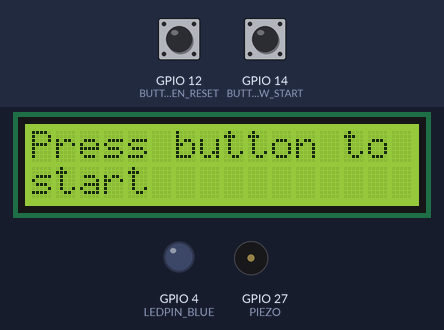
Bench run of a sketch on a simulated ESP32. On the bench: 16×2 character LCD, output pins drawn as LEDs (lit = HIGH), buzzer (waves = sounding). The inputs (shaded band) are chosen by the test bench; at power-on: GPIO 12 (BUTTON_GREEN_RESET) HIGH, GPIO 14 (BUTTON_YELLOW_START) HIGH. I2S audio is not simulated (input reads silence); the local clock reads 2024-03-15 10:24:30 at power-on unless the sketch sets it; what the sketch prints to the serial monitor is not drawn.

Above: at 2.4 s.
2.5 s: GPIO 12 (BUTTON_GREEN_RESET) pulled LOW for 0.15 s
At 4.0 s:
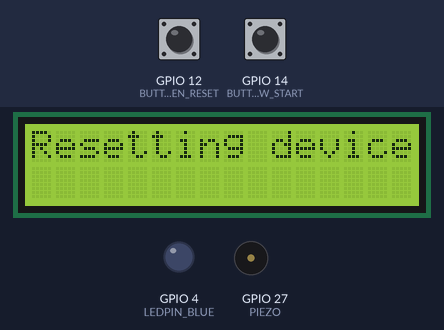
5.6 s: GPIO 14 (BUTTON_YELLOW_START) pulled LOW for 0.15 s
At 7.8 s:
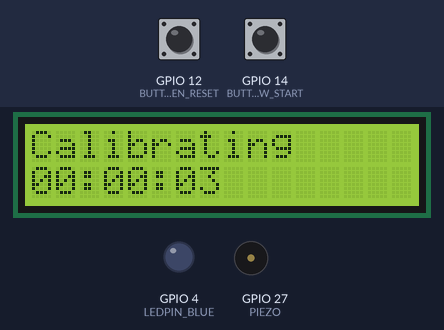
8.7 s: GPIO 12 (BUTTON_GREEN_RESET) pulled LOW for 1 s
At 10.1 s:
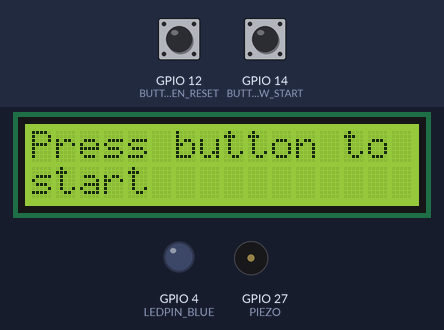
11.2 s: GPIO 14 (BUTTON_YELLOW_START) pulled LOW for 1 s
At 45.8 s:
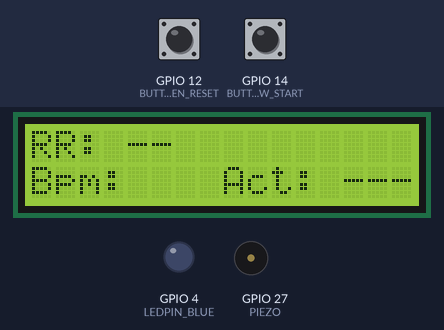
Timing chart, 0 to 46.8 s (numbered marks = the images above; inputs shaded):
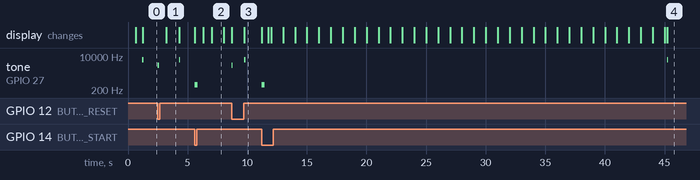

Measured:
- after the input at 2.5 s, tone on GPIO 27 (PIEZO): silent → 3520 Hz at once, → silent 0.10 s later, → 6520 Hz 1.7 s later, → silent 0.10 s later; the display: changes after 0.73 s (image 1)
- after the input at 5.6 s, tone on GPIO 27 (PIEZO): silent → 370 Hz at once, → silent 0.25 s later; the display: first changes at once (image 2 shows a later state)
- after the input at 8.7 s, tone on GPIO 27 (PIEZO): silent → 3520 Hz at once, → silent 0.10 s later, → 6520 Hz 0.96 s later, → silent 0.10 s later; the display: first changes at once (image 3 shows a later state)
- after the input at 11.2 s, tone on GPIO 27 (PIEZO): silent → 370 Hz at once, → silent 0.25 s later, → 6520 Hz 33.8 s later, → silent 0.10 s later; the display: first changes at once (image 4 shows a later state)
- what the display in image 1 shows lasts 1.1 s, from 3.2 s to 4.3 s
- what the display in image 2 shows lasts 1.0 s, from 7.0 s to 8.0 s

The sketch:

mrrm.ino
```cpp
#include <driver/i2s.h>
#include <LiquidCrystal.h>
#include <ESP32Time.h>

#define I2S_WS 15
#define I2S_SD 13
#define I2S_SCK 2

#define I2S_PORT I2S_NUM_0
#define bufferLen 64

#define LEDPIN_BLUE 4
#define PIEZO 27

#define FREQ_FS4 370
#define FREQ_A7  3520

#define BUTTON_YELLOW_START 14
#define BUTTON_GREEN_RESET 12

#define LCD_RS 16
#define LCD_EN 17
#define LCD_D4 5
#define LCD_D5 18
#define LCD_D6 19
#define LCD_D7 21

//ESP32Time real time clock;
ESP32Time rtc(0);  // offset unset

// initialize the library with the numbers of the interface pins
LiquidCrystal lcd(LCD_RS, LCD_EN, LCD_D4, LCD_D5, LCD_D6, LCD_D7);

struct epochExhale {
  bool is_set = false;  // locks reading of all values
  bool exhale_start_lock = false;
  bool exhale_end_lock = false;
  int highest_read = 0;
  unsigned long epoch_begin_exhale = 0;
  unsigned long millis_begin_exhale = 0;
  unsigned long epoch_end_exhale = 0;
  unsigned long millis_end_exhale = 0;
};

// Controls the state of the whole program
enum controlState{
  IDLE, // Not polling
  CALIBRATING, // Waiting 40-50 seconds to elapse to fill high_sample_memory
  ACTIVE_READING, // Actively taking reads of breaths
  AWAIT_RESET // State that will force state back into IDLE
} control_state = IDLE;

// Controls the state of whether a breath is detected
enum breathState{
  BREATH_UNSET, // No state set
  BREATH_EXHALE, // Detected sound above threshold on mic
  BREATH_INHALE, // Sound level below threshold
} breath_state = BREATH_UNSET;

// Controls the states of the alarms
enum alarmState{
  ALARM_DISABLED, // Not alarming
  ALARM_NOT_TRIGGERED, // No alarms triggered
  ALARM_NO_BREATHING, // No breathing detected
  ALARM_SLOW_BREATHING, // Slow breathing detected
  ALARM_FAST_BREATHING // Fast breathing detected
} alarm_state = ALARM_DISABLED;

// For reading from the MEMs mic
int16_t sBuffer[bufferLen];
size_t bytesIn = 0;

// LENGTH_OSM and one_second_memory must be the same
// These are for calibration
size_t LENGTH_OSM = 25;
int one_second_memory[25];

size_t LENGTH_HPVDM = 5;
int hpvd_memory[5];

size_t LENGTH_HSM = 3000;
int high_sample_memory[3000];
bool config_dynamic_threshold = false; // set to True to dynamically change exhale detection threshold


// hsb_pointer and osb_pointer both always point to epochExhale that is to be written on.
size_t LENGTH_OSB = 5;
epochExhale one_second_breath[5];  // used to read the last 4 breaths (1 always open for writing)
size_t osb_pointer = 0;

size_t LENGTH_HSB = 1000;
epochExhale high_sample_breath[1000]; // used for reading all breath data.
size_t hsb_pointer = 0;


// For reading and keeping track of exhale peak to peak
size_t epoch = 0;
esp_err_t result; // Used as the main readout
int peak_to_peak_read = 0;
bool read_success = false;
int osm_sum = 0;
int hpvdm_sum = 0;
int hsm_sum = 0;

String top_line;
String bot_line;

bool write_lock = false;
unsigned long last_write_time = 0; // last breath written

unsigned long last_lcd_clear_update = 0;

void i2s_install(){
  const i2s_config_t i2s_config = {
    .mode = i2s_mode_t(I2S_MODE_MASTER | I2S_MODE_RX),
    .sample_rate = 44100,
    .bits_per_sample = i2s_bits_per_sample_t(16),
    .channel_format = I2S_CHANNEL_FMT_ONLY_LEFT,
    .communication_format = i2s_comm_format_t(I2S_COMM_FORMAT_STAND_I2S),
    .intr_alloc_flags = 0, // default interrupt priority
    .dma_buf_count = 8,
    .dma_buf_len = bufferLen,
    .use_apll = false
  };

  i2s_driver_install(I2S_PORT, &i2s_config, 0, NULL);
}

void i2s_setpin(){
  const i2s_pin_config_t pin_config = {
    .bck_io_num = I2S_SCK,
    .ws_io_num = I2S_WS,
    .data_out_num = -1,
    .data_in_num = I2S_SD
  };

  i2s_set_pin(I2S_PORT, &pin_config);
}

// Serial print out in order to input to Arduino plotter
void demo_plotter_print(){
    Serial.print("ZERO:");
    Serial.print(0);
    Serial.print(",");
    Serial.print("current_peak_to_peak:");
    Serial.print(peak_to_peak_read);
    Serial.print(",");
    Serial.print("hsm_sum_ptp:");
    Serial.print(hsm_sum);
    Serial.print(",");
    Serial.print("osm_sum_ptp:");
    Serial.print(osm_sum);
    Serial.print(",");
    Serial.print("hpvdm_sum_ptp:");
    Serial.print(hpvdm_sum);
    Serial.print(",");
    Serial.print("hsm_avg_ptp:");
    Serial.print(hsm_sum/LENGTH_HSM);
    Serial.print(",");
    Serial.print("osm_avg_ptp:");
    Serial.print(osm_sum/LENGTH_OSM);
    Serial.print(",");
    Serial.print("hpvdm_avg_ptp:");
    Serial.print(hpvdm_sum/LENGTH_HPVDM);
    Serial.print(",");
    Serial.print("Epoch:");
    Serial.print(epoch);
    Serial.println();
}

// Return true if sample read and peak to peak is updated.
bool read_and_update_mic_values(){
  int samples_read = bytesIn / 8;
  int min_read = 100000;
  int max_read = -100000;
  if (samples_read > 0) {
    float mean = 0;
    for (int i = 0; i < samples_read; ++i) {
      mean += (sBuffer[i]);
      if (sBuffer[i] < min_read)
      {
        min_read = sBuffer[i];
      }
      if (sBuffer[i] > max_read)
      {
        max_read = sBuffer[i];
      }
    }
    mean /= samples_read;
    peak_to_peak_read = max_read - min_read;
    return true;
  }
  return false;
}


void unlock_next_breath_slot(epochExhale all_breaths[], size_t current_pointer){
  all_breaths[current_pointer].is_set = false;
  all_breaths[current_pointer].exhale_start_lock = false;
  all_breaths[current_pointer].exhale_end_lock = false;
  all_breaths[current_pointer].highest_read = 0;
  all_breaths[current_pointer].epoch_begin_exhale = 0;
  all_breaths[current_pointer].epoch_end_exhale = 0;
  all_breaths[current_pointer].millis_begin_exhale = 0;
  all_breaths[current_pointer].millis_end_exhale = 0;
}

void update_highest_read(epochExhale all_breaths[], size_t current_pointer, int current_read){
  if (all_breaths[current_pointer].is_set == true){
    return; // this value is already set, ignore the update
  }
  int prev_read = all_breaths[current_pointer].highest_read;
  if (current_read > prev_read){  //update previous read with higher value
    all_breaths[current_pointer].highest_read = current_read;
  }
}

void update_exhale_begin(epochExhale all_breaths[], size_t current_pointer){
  if (all_breaths[current_pointer].exhale_start_lock == false){  // don't change the first time stamp
    all_breaths[current_pointer].epoch_begin_exhale = rtc.getEpoch();
    all_breaths[current_pointer].millis_begin_exhale = millis();
    all_breaths[current_pointer].exhale_start_lock = true;
  }
}

void update_exhale_end(epochExhale all_breaths[], size_t current_pointer){
  if (all_breaths[current_pointer].exhale_end_lock == false){
    all_breaths[current_pointer].epoch_end_exhale = rtc.getEpoch();
    all_breaths[current_pointer].millis_end_exhale = millis();
    all_breaths[current_pointer].exhale_end_lock = true;
    all_breaths[current_pointer].is_set = true;
  }
}

int read_exhale_to_exhale_breath_rate(const epochExhale all_breaths[], size_t& length_all_breaths, int oldest_pointer, int newest_pointer){
  // Respiratry rate is not ready to be read
  if (all_breaths[oldest_pointer].is_set == false){
    return -1;
  }

  unsigned long oldest_time = all_breaths[oldest_pointer].epoch_begin_exhale;
  unsigned long oldest_millis = all_breaths[oldest_pointer].millis_begin_exhale;

  unsigned long recent_time = all_breaths[newest_pointer].epoch_begin_exhale;
  unsigned long recent_millis = all_breaths[newest_pointer].millis_begin_exhale;
  long duration = recent_time - oldest_time;
  long duration_millis = (recent_millis - oldest_millis);

  if (duration == 0 ){
    return -1; // division by zero
  }

  float raw_rate = (((length_all_breaths - 1) * 60) * 1000) / duration_millis;  //breaths per minute
  return raw_rate;
}

int read_last_sixty_seconds_of_breaths(const epochExhale all_breaths[], size_t& length_all_breaths, int read_backwards_pointer){
  // read first slot, and see if we even have 60 seconds of data. If we do not return
  unsigned long now = millis();
  if ((is_exhale_within_last_sixty(all_breaths, 0, now) == true )){
    return -1;
  }

  int total_breaths_in_last_sixty_seconds = 0;
  while (is_exhale_within_last_sixty(all_breaths, read_backwards_pointer, now)){
    total_breaths_in_last_sixty_seconds += 1;
    read_backwards_pointer -= 1;
  }
  return total_breaths_in_last_sixty_seconds;
}

bool is_exhale_within_last_sixty(const epochExhale all_breaths[], int current_pointer, unsigned long now){
  if (current_pointer < 0){
    return false;
  }
  unsigned long breath_start_time = all_breaths[current_pointer].millis_begin_exhale;
  if ((breath_start_time + 60000) > now){
    return true;
  }
  return false;
}

void silence_detected_reset_one_second_memory(){
  for (size_t i = 0; i < LENGTH_OSM; ++i ){
    one_second_memory[i] = 0;
  }
  osm_sum = 0;
}

// Updates sum using passed in circular queue
void update_readings_over_time_sum(int& current_sum, int& current_value, size_t& current_epoch, int arr[], size_t& size){
  current_sum += current_value;
  size_t next_index = current_epoch % size;
  int last_out = arr[next_index];
  current_sum -= last_out;
  arr[next_index] = current_value;
}


void alarm_check_and_sound(){
  if ((alarm_state == ALARM_NO_BREATHING) || (alarm_state == ALARM_FAST_BREATHING)){
  tone(PIEZO, FREQ_A7, 10);
  }
}

void handle_mems_read(){
  // Read from MEMS mic
  result = i2s_read(I2S_PORT, &sBuffer, bufferLen, &bytesIn, portMAX_DELAY);
  read_success = read_and_update_mic_values();
  // Update the one second memory
  if (result == ESP_OK && read_and_update_mic_values())
  {
    // Short burst, one second memory for detecting exhale
    update_readings_over_time_sum(osm_sum, peak_to_peak_read, epoch, one_second_memory, LENGTH_OSM);
    // For hyperventilation detection
    update_readings_over_time_sum(hpvdm_sum, peak_to_peak_read, epoch, hpvd_memory, LENGTH_HPVDM);
  }
}

void tone_start_up(){
  tone(PIEZO, FREQ_A7, 100);
  tone(PIEZO, FREQ_A7 + 1000, 100);
  tone(PIEZO, FREQ_A7 + 2000, 100);
  tone(PIEZO, FREQ_A7 + 3000, 100);
}

void tone_reset(){
  tone(PIEZO, FREQ_A7 + 2000, 100);
  tone(PIEZO, FREQ_A7 + 1000, 100);
  tone(PIEZO, FREQ_A7, 100);
}

void tone_begin_monitoring(){
  tone(PIEZO, FREQ_A7 + 3000, 100);
  tone(PIEZO, FREQ_A7 + 2000, 100);
  tone(PIEZO, FREQ_A7 + 1000, 100);
  tone_start_up();
}

void tone_button_press(){
  tone(PIEZO, FREQ_FS4,250);
}

// Interrupt for resetting the device
void IRAM_ATTR alarm_isr(){
  if (control_state != AWAIT_RESET){
    tone_button_press();
    tone_reset();
    detachInterrupt(BUTTON_GREEN_RESET);
    control_state = AWAIT_RESET;
  }
}

// Interrupt for calibrating the device
void IRAM_ATTR calibrate_isr(){
  if (control_state == IDLE){
    tone_button_press();
    control_state = CALIBRATING;
    // Flush screen contents; reset epoch
    lcd.clear();
    // Must set epoch to zero to begin filling circular queues
    epoch = 0;
    detachInterrupt(BUTTON_YELLOW_START);
  }
}


// Resetting all variables and arrays to zero before start of any execution
void initialize_state(){
   epoch = 0;
   bytesIn = 0;
  // Initialize arrays
  for (size_t i = 0; i < LENGTH_OSM; ++i ){
    one_second_memory[i] = 0;
  }

  for (size_t i = 0; i < LENGTH_HPVDM; ++i ){
    hpvd_memory[i] = 0;
  }

  for (size_t i = 0; i < LENGTH_HSM; ++i ){
    high_sample_memory[i] = 0;
  }

  for (size_t i = 0; i < LENGTH_HSM; ++i ){
    high_sample_memory[i] = 0;
  }

  for (size_t i = 0; i < LENGTH_OSB; ++i ){
    unlock_next_breath_slot(one_second_breath, i);
  }

  for (size_t i = 0; i < LENGTH_HSB; ++i ){
    unlock_next_breath_slot(high_sample_breath, i);
  }

  hsb_pointer = 0;
  osb_pointer = 0;

  attachInterrupt(BUTTON_GREEN_RESET, alarm_isr, FALLING);
  delay(50);
  attachInterrupt(BUTTON_YELLOW_START, calibrate_isr, FALLING);
  alarm_state = ALARM_DISABLED;
  control_state = IDLE;
  alarm_state = ALARM_NOT_TRIGGERED;
  breath_state = BREATH_UNSET;
  last_write_time = 0;
  peak_to_peak_read = 0;
  read_success = false;
  osm_sum = 0;
  hpvdm_sum = 0;
  hsm_sum = 0;

  // Set up real time clock on ESP32
  rtc.setTime(0, 0, 0, 1, 12, 2023);  // 1st Dec 2023 00:00:00

  tone_start_up();
}

void setup() {
  Serial.begin(115200);
  Serial.println("Setup I2S ...");
  lcd.print("Setting up");
  delay(100);
  i2s_install();
  i2s_setpin();
  i2s_start(I2S_PORT);
  delay(500);

  lcd.begin(16, 2);
  pinMode(LEDPIN_BLUE, OUTPUT);
  pinMode(BUTTON_YELLOW_START, INPUT_PULLUP);
  pinMode(BUTTON_GREEN_RESET, INPUT_PULLUP);
  delay(500);

  initialize_state(); // Zero out all variables
}

void loop() {
  handle_mems_read(); // Read from microphone

  if (control_state == AWAIT_RESET)
  {
    lcd.clear();
    lcd.setCursor(0,0);
    lcd.print("Resetting device");
    delay(1000);
    initialize_state();  // Zero out all variables
  }
  else if (control_state == IDLE)
  {
    lcd.clear();
    lcd.print("Press button to");
    lcd.setCursor(0 , 1);
    lcd.print("start");
    delay(1000);
    return;
  }
  else if (control_state == CALIBRATING )
  {
    lcd.setCursor(0, 0);
    lcd.print("Calibrating");
    lcd.setCursor(0, 1);
    lcd.print(rtc.getTime("%T"));
    if (result == ESP_OK && read_success)
    {
      // Update the high sample memory
      update_readings_over_time_sum(hsm_sum, peak_to_peak_read, epoch, high_sample_memory, LENGTH_HSM);
    }
    // Once we have filled the high sample memory with calibration values
    if (epoch > LENGTH_HSM){
      tone_begin_monitoring();
      control_state = ACTIVE_READING;
    }
  }
  else if (write_lock == true){  //refuse to write after first exhale detected to prevent bouncing
    unsigned long now = millis();
    if (now > (last_write_time + 1))
    {
      write_lock = false;
      }
    demo_plotter_print();
    return;
  }
  else if ( (control_state == ACTIVE_READING) && (write_lock == false) ){
    // If dynamic thresholding is true, update the high sample memory over time
    if (config_dynamic_threshold){
      update_readings_over_time_sum(hsm_sum, peak_to_peak_read, epoch, high_sample_memory, LENGTH_HSM);
    }
    unsigned long current_epoch = rtc.getEpoch();
    if (current_epoch != last_lcd_clear_update){
      lcd.clear();
      last_lcd_clear_update = current_epoch;
    }
    lcd.setCursor(0, 0);
    lcd.print("RR: ");
    breathState  prev_breath_state = breath_state;
    update_highest_read(high_sample_breath, hsb_pointer, peak_to_peak_read);
    update_highest_read(one_second_breath, osb_pointer, peak_to_peak_read);


    if ((hsm_sum/LENGTH_HSM) < (osm_sum/LENGTH_OSM) ){
      if (alarm_state == ALARM_NOT_TRIGGERED){
        lcd.print("EXHALING        ");
      }
      digitalWrite(LEDPIN_BLUE, HIGH);
      breath_state = BREATH_EXHALE;
      update_exhale_begin(high_sample_breath, hsb_pointer);
      update_exhale_begin(one_second_breath, osb_pointer);
      // write_lock = true;  //disabled due to reducing performance of reads
      last_write_time = millis();
    }
    else{
      if (alarm_state == ALARM_NOT_TRIGGERED){
        lcd.print("--        ");
      }
      digitalWrite(LEDPIN_BLUE, LOW);
      breath_state = BREATH_INHALE;
      if (prev_breath_state == BREATH_EXHALE){
        update_exhale_end(high_sample_breath, hsb_pointer);
        update_exhale_end(one_second_breath, osb_pointer);
        hsb_pointer += 1;
        hsb_pointer = hsb_pointer % LENGTH_HSB;
        osb_pointer += 1;
        osb_pointer = osb_pointer % LENGTH_OSB;
        unlock_next_breath_slot(high_sample_breath, hsb_pointer);
        unlock_next_breath_slot(one_second_breath, osb_pointer);
      }
    }
    if( ( (hpvdm_sum * 2/LENGTH_HPVDM) < (hsm_sum/LENGTH_HSM)) && breath_state == BREATH_EXHALE)  // breath is at exhale, yet hypvdm has detected drop 1/2 below set threshold.
    {
      silence_detected_reset_one_second_memory();
    }
    size_t recent_pointer = 0;
    if (osb_pointer == 0)  //edge case of rolling back index from 0 on a size_t
    {
      recent_pointer = LENGTH_OSB - 1;
    }
    else{
      recent_pointer = (osb_pointer - 1) % LENGTH_OSB;
    }
    size_t oldest_pointer = (osb_pointer + 1) % LENGTH_OSB;
    int rate = read_exhale_to_exhale_breath_rate(one_second_breath, LENGTH_OSB, oldest_pointer, recent_pointer);

    int last_sixty = read_last_sixty_seconds_of_breaths(high_sample_breath, LENGTH_HSB, hsb_pointer - 1);
    lcd.setCursor(0, 1);
    lcd.print("Bpm:");
    lcd.setCursor(8, 1);
    lcd.print("Act:");
    lcd.setCursor(13,1);
    if (last_sixty == -1){
      lcd.print("--");
    }
    else {
      lcd.print(last_sixty);
    }
    unsigned long now = millis();
    bool no_breath_detected_last_ten = (last_write_time + 10000) < now; // ten second have passed without writing a new exhale

    // TODO Refactor this into separate check; when this logic is true, we want to skip the
    // rest of the block, which is why we return. This forces a call to increment epoch, check for alarm, and demo etc.
    if ((last_write_time > 0) && (no_breath_detected_last_ten == true)){
      alarm_state = ALARM_NO_BREATHING;
      lcd.setCursor(4,0);
      lcd.print("NO BREATHING");
      lcd.setCursor(4,1);
      lcd.print("--");
      epoch +=1;
      alarm_check_and_sound();
      demo_plotter_print();  // Used for Arduino plotter demo purposes
      return;
    }

    if (rate == -1){
      alarm_state = ALARM_NOT_TRIGGERED;
      lcd.print("--");  // display "--" if invalid results are returned
    }
    else if (rate > 60){
      alarm_state = ALARM_FAST_BREATHING;
      lcd.setCursor(4,0);
      lcd.print("FAST BREATHING");
      lcd.setCursor(4,1);
      lcd.print(rate);
    }
    else if (rate < 5) {
      alarm_state = ALARM_SLOW_BREATHING;
      lcd.setCursor(4,0);
      lcd.print("SLOW BREATHING");
      lcd.setCursor(4,1);
      lcd.print(rate);
    }
    else{
      alarm_state = ALARM_NOT_TRIGGERED;
      lcd.setCursor(4,1);
      lcd.print(rate);
    }
    alarm_check_and_sound();
    }

  demo_plotter_print();  // Used for Arduino plotter demo purposes
  epoch+=1;
}
```
